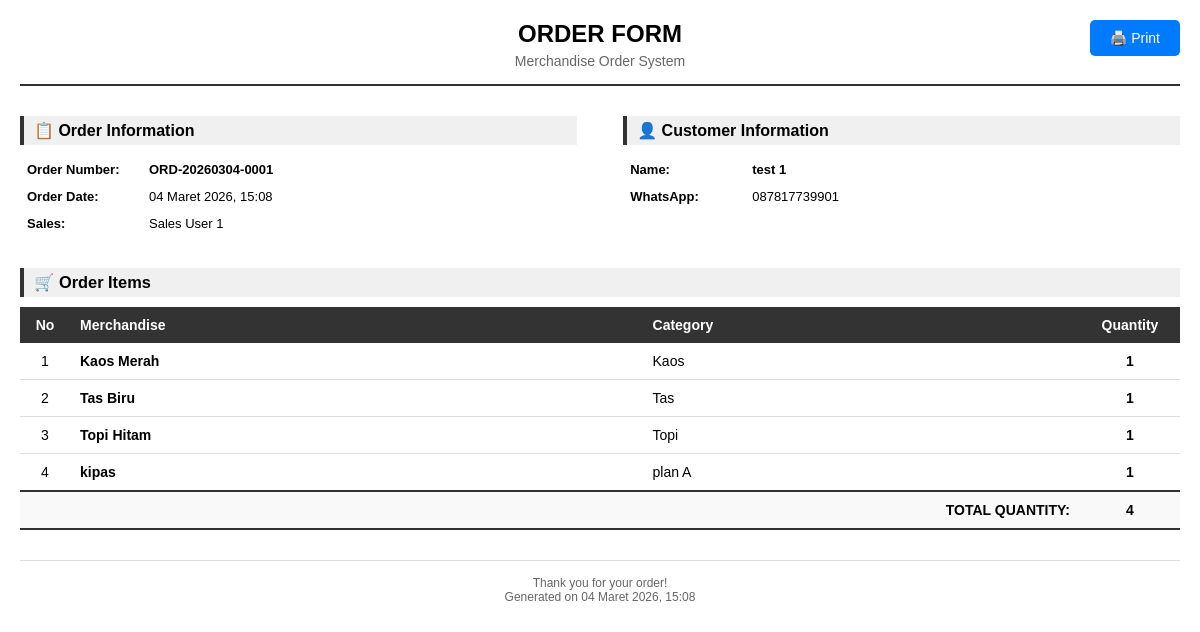
Before: /orders/19/print/ (signed in) with the older database file.
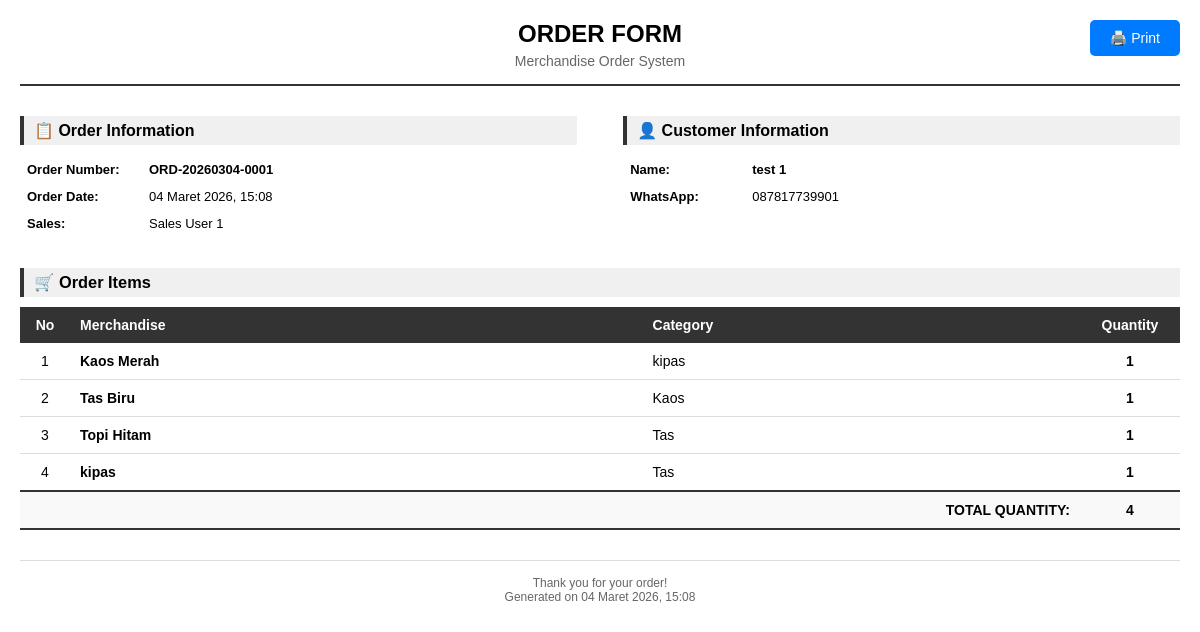
After: the same page with the newer database file.
### orders/models.py (models this page shows, shortened)
class OrderItem(models.Model):
    order = models.ForeignKey(
        Order,
        on_delete=models.CASCADE,
        related_name='items',
        help_text='Related order'
    )
    merchandise = models.ForeignKey(
        Merchandise,
        on_delete=models.PROTECT,
        help_text='Merchandise item'
    )
    merchandise_name = models.CharField(
        max_length=200,
        help_text='Merchandise name snapshot'
    )
    quantity = models.IntegerField(
        help_text='Quantity ordered'
    )
    class Meta:
        db_table = 'order_items'
        verbose_name = 'Order Item'
        verbose_name_plural = 'Order Items'
        ordering = ['id']

### merchandise/models.py (models this page shows, shortened)
class Merchandise(models.Model):
    name = models.CharField(
        max_length=200,
        help_text='Merchandise name'
    )
    description = models.TextField(
        blank=True,
        help_text='Merchandise description'
    )
    category = models.ForeignKey(
        Category,
        on_delete=models.PROTECT,
        help_text='Category for this merchandise'
    )
    stock = models.IntegerField(
        default=0,
        help_text='Current stock quantity'
    )
    image = models.ImageField(
        upload_to='merchandise/%Y/%m/',
        blank=True,
        null=True,
        help_text='Merchandise image (max 2MB, JPG/PNG)'
    )
    is_active = models.BooleanField(
        default=True,
        help_text='Active status (soft delete)'
    )
    created_by = models.ForeignKey(
        settings.AUTH_USER_MODEL,
        on_delete=models.SET_NULL,
        null=True,
        related_name='created_merchandise',
        help_text='User who created this merchandise'
    )
    created_at = models.DateTimeField(auto_now_add=True)
    updated_at = models.DateTimeField(auto_now=True)
    class Meta:
        db_table = 'merchandise'
        verbose_name = 'Merchandise'
        verbose_name_plural = 'Merchandise'
        ordering = ['-created_at']
    def delete(self, using=None, keep_parents=False):
        """Soft delete: set is_active to False"""
        self.is_active = False
        self.save()

class Category(models.Model):
    name = models.CharField(
        max_length=100,
        unique=True,
        help_text='Category name (must be unique)'
    )
    description = models.TextField(
        blank=True,
        help_text='Category description'
    )
    is_active = models.BooleanField(
        default=True,
        help_text='Active status (soft delete)'
    )
    created_at = models.DateTimeField(auto_now_add=True)
    updated_at = models.DateTimeField(auto_now=True)
    class Meta:
        db_table = 'categories'
        verbose_name = 'Category'
        verbose_name_plural = 'Categories'
        ordering = ['name']
    def delete(self, using=None, keep_parents=False):
        """
        Soft delete: set is_active to False instead of deleting
        Prevent deletion if merchandise still exists
        """
        if self.merchandise_set.exists():
            raise ValidationError(
                'Cannot delete category with existing merchandise. '
                'Please deactivate or move merchandise first.'
            )
        self.is_active = False
        self.save()

### orders/views.py (the view)
# urls.py: path('<int:pk>/print/', views.order_print, name='order_print'),
@admin_or_sales_required
def order_print(request, pk):
    order = get_object_or_404(
        Order.objects.select_related('sales_user').prefetch_related('items__merchandise'),
        pk=pk
    )
    if request.user.is_sales and order.sales_user != request.user:
        messages.error(request, 'You can only print your own orders.')
        return redirect('orders:order_list')
    context = {
        'order': order
    }
    return render(request, 'orders/order_print.html', context)

### accounts/models.py (called while the page is built)
    @property
    def is_admin(self):
        return self.role == self.Role.ADMIN

    @property
    def is_sales(self):
        return self.role == self.Role.SALES

### orders/context_processors.py (called while the page is built)
def cart_context(request):
    if request.user.is_authenticated and hasattr(request.user, 'is_sales') and request.user.is_sales:
        cart = Cart(request)
        return {
            'navbar_cart_total': cart.get_total_quantity(),
            'navbar_cart_unique': cart.get_total_unique(),
        }
    return {
        'navbar_cart_total': 0,
        'navbar_cart_unique': 0,
    }

### orders/models.py (called while the page is built)
    @property
    def total_items(self):
        return sum(item.quantity for item in self.items.all())

### templates/orders/order_print.html (shortened to what this page needs)
<!DOCTYPE html>
<html lang="id">
<head>
</head>
<body>
    <button onclick="window.print()" class="print-button no-print">🖨️ Print</button>
    <div class="header">
        <h1>ORDER FORM</h1>
        <p>Merchandise Order System</p>
    </div>
    <div class="order-info">
        <div class="info-box">
            <h3>📋 Order Information</h3>
            <table>
                <tr>
                    <td>Order Number:</td>
                    <td><strong>{{ order.order_number }}</strong></td>
                </tr>
                <tr>
                    <td>Order Date:</td>
                    <td>{{ order.created_at|date:"d F Y, H:i" }}</td>
                </tr>
                <tr>
                    <td>Sales:</td>
                    <td>{{ order.sales_user.full_name }}</td>
                </tr>
            </table>
        </div>
        <div class="info-box">
            <h3>👤 Customer Information</h3>
            <table>
                <tr>
                    <td>Name:</td>
                    <td><strong>{{ order.customer_name }}</strong></td>
                </tr>
                <tr>
                    <td>WhatsApp:</td>
                    <td>{{ order.customer_phone }}</td>
                </tr>
            </table>
        </div>
    </div>
    <h3 style="margin-bottom: 10px; padding: 5px 10px; background-color: #f0f0f0; border-left: 4px solid #333;">
        🛒 Order Items
    </h3>
    <table class="items-table">
        <thead>
            <tr>
                <th width="50" class="text-center">No</th>
                <th>Merchandise</th>
                <th>Category</th>
                <th width="100" class="text-center">Quantity</th>
            </tr>
        </thead>
        <tbody>
            {% for item in order.items.all %}
            <tr>
                <td class="text-center">{{ forloop.counter }}</td>
                <td><strong>{{ item.merchandise_name }}</strong></td>
                <td>{{ item.merchandise.category.name }}</td>
                <td class="text-center"><strong>{{ item.quantity }}</strong></td>
            </tr>
            {% endfor %}
        </tbody>
        <tfoot>
            <tr class="total-row">
                <td colspan="3" class="text-right"><strong>TOTAL QUANTITY:</strong></td>
                <td class="text-center"><strong>{{ order.total_items }}</strong></td>
            </tr>
        </tfoot>
    </table>
    <div class="footer">
        <p>Thank you for your order!</p>
        <p>Generated on {{ order.created_at|date:"d F Y, H:i" }}</p>
    </div>
</body>
</html>

Changed rows visible on the page:
changed through a linked row, OrderItem "Kaos Merah": merchandise.category.name "Kaos" → "kipas"
changed through a linked row, OrderItem "Tas Biru": merchandise.category.name "Tas" → "Kaos"
changed through a linked row, OrderItem "Topi Hitam": merchandise.category.name "Topi" → "Tas"
changed through a linked row, OrderItem (number 4 of 4 on the later page): merchandise.category.name "plan A" → "Tas"
